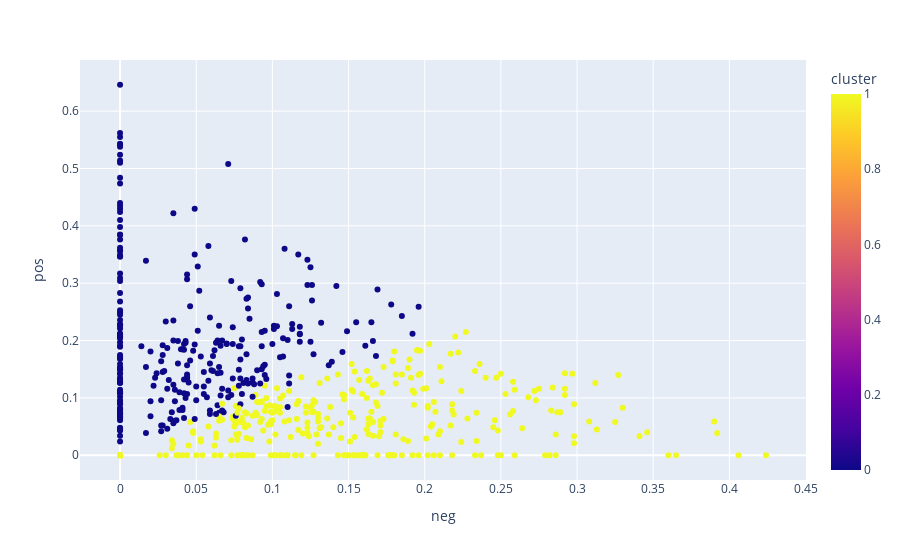

Notebook code for this chart:
### Code cell
fig = px.scatter(df, x = 'neg', y = 'pos', color='cluster', hover_data=['ratings','neg','neu','pos','compound'])
fig.show()

### Figure 1 — Plotly figure (JSON) as saved in the notebook; plotly's stock layout.template omitted (floating-point values rounded to 4 significant figures; data arrays with more than 128 entries replaced by an {"elided": "..."} marker saying what was removed)
{"data": [{"customdata": {"elided": "605x3 float values"}, "hovertemplate": "neg=%{x}<br>pos=%{y}<br>ratings=%{customdata[0]}<br>neu=%{customdata[1]}<br>compound=%{customdata[2]}<br>cluster=%{marker.color}<extra></extra>", "legendgroup": "", "marker": {"color": {"elided": "605 int values"}, "coloraxis": "coloraxis", "symbol": "circle"}, "mode": "markers", "name": "", "orientation": "v", "showlegend": false, "type": "scatter", "x": {"elided": "605 float values"}, "xaxis": "x", "y": {"elided": "605 float values"}, "yaxis": "y"}], "layout": {"coloraxis": {"colorbar": {"title": {"text": "cluster"}}, "colorscale": [[0, "#0d0887"], [0.1111, "#46039f"], [0.2222, "#7201a8"], [0.3333, "#9c179e"], [0.4444, "#bd3786"], [0.5556, "#d8576b"], [0.6667, "#ed7953"], [0.7778, "#fb9f3a"], [0.8889, "#fdca26"], [1, "#f0f921"]]}, "legend": {"tracegroupgap": 0}, "margin": {"t": 60}, "xaxis": {"anchor": "y", "domain": [0, 1], "title": {"text": "neg"}}, "yaxis": {"anchor": "x", "domain": [0, 1], "title": {"text": "pos"}}}}
